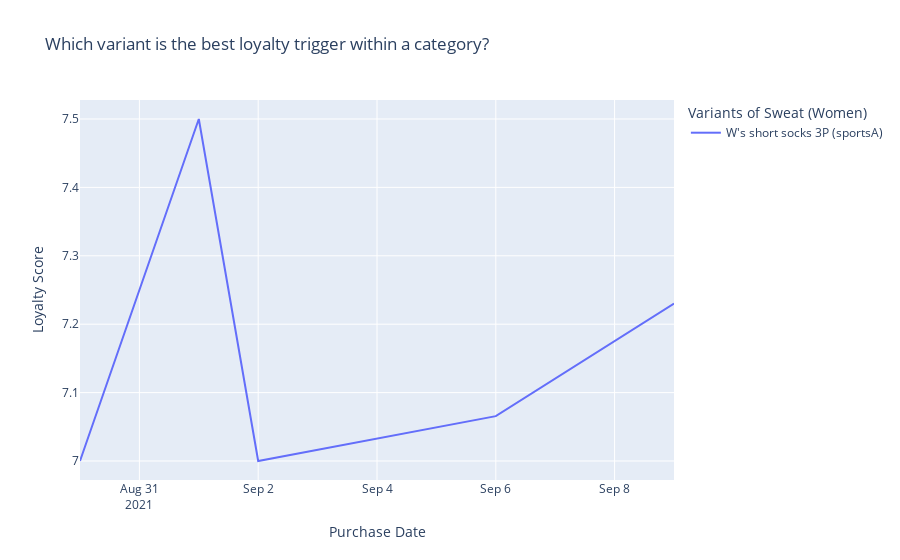

Notebook code cell kept with this figure:
### Code cell
fig = px.scatter(customer_loyalty_df.loc[customer_loyalty_df['variant_id']=="439021"], x = "order_date", y="loyalty_score", color="variant_name", trendline="lowess", title = "Which variant is the best loyalty trigger within a category?"
                ,labels=dict(order_date="Purchase Date", loyalty_score="Loyalty Score ", variant_name="Variants of Sweat (Women)"))
fig.data = [t for t in fig.data if t.mode == "lines"]
fig.update_traces(showlegend = True)
fig.show()
results = px.get_trendline_results(fig)
#results = results.iloc[0]["px_fit_results"].summary()
print(results)

### Figure 1 — Plotly figure (JSON) as saved in the notebook; plotly's stock layout.template omitted (floating-point values rounded to 4 significant figures)
{"data": [{"hovertemplate": "<b>LOWESS trendline</b><br><br>Variants of Sweat (Women)=W's short socks 3P (sportsA)<br>Purchase Date=%{x}<br>Loyalty Score =%{y} <b>(trend)</b><extra></extra>", "legendgroup": "W's short socks 3P (sportsA)", "marker": {"color": "#636efa", "symbol": "circle"}, "mode": "lines", "name": "W's short socks 3P (sportsA)", "showlegend": true, "type": "scatter", "x": ["2021-08-30T00:00:00", "2021-08-30T00:00:00", "2021-08-30T00:00:00", "2021-08-30T00:00:00", "2021-08-30T00:00:00", "2021-08-30T00:00:00", "2021-08-30T00:00:00", "2021-09-01T00:00:00", "2021-09-01T00:00:00", "2021-09-01T00:00:00", "2021-09-01T00:00:00", "2021-09-01T00:00:00", "2021-09-01T00:00:00", "2021-09-02T00:00:00", "2021-09-02T00:00:00", "2021-09-02T00:00:00", "2021-09-02T00:00:00", "2021-09-02T00:00:00", "2021-09-02T00:00:00", "2021-09-06T00:00:00", "2021-09-06T00:00:00", "2021-09-09T00:00:00", "2021-09-09T00:00:00", "2021-09-09T00:00:00"], "xaxis": "x", "y": [7.0, 7.0, 7.0, 7.0, 7.0, 7.0, 7.0, 7.5, 7.5, 7.5, 7.5, 7.5, 7.5, 7.0, 7.0, 7.0, 7.0, 7.0, 7.0, 7.066, 7.066, 7.23, 7.23, 7.23], "yaxis": "y"}], "layout": {"legend": {"title": {"text": "Variants of Sweat (Women)"}, "tracegroupgap": 0}, "title": {"text": "Which variant is the best loyalty trigger within a category?"}, "xaxis": {"anchor": "y", "domain": [0, 1], "title": {"text": "Purchase Date"}}, "yaxis": {"anchor": "x", "domain": [0, 1], "title": {"text": "Loyalty Score "}}}}
